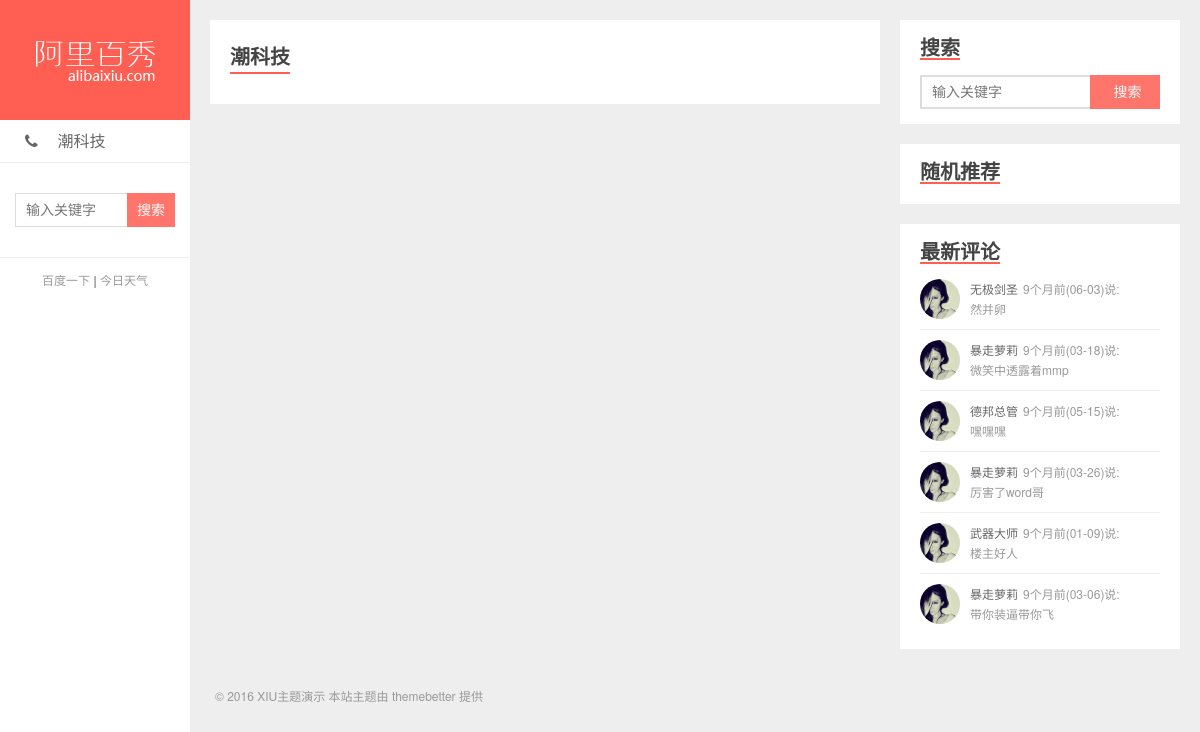
The app's page /list.php?id=1&name=潮科技 with its own data.
### tables this page shows
create table ali_cate(
	cate_id int unsigned auto_increment primary key,
	cate_name varchar(10) not null unique,
	cate_slug varchar(10) comment '别名',
	cate_class varchar(20) unique comment '字体字体图标',
	cate_status tinyint default 1 comment '分类状态：1.启用，0.禁用',
	cate_show tinyint default 1 comment '是否显示：1.显示，0.不显示'
);

create table ali_comment(
	cmt_id int(10) unsigned auto_increment primary key,
	cmt_content varchar(200) not null comment '评论内容',
	cmt_memid int(10) unsigned not null comment '评论人id,和member表的member_id对应',
	cmt_userid int(10) unsigned not null comment '审核人id,和user表的user_id对应',
	cmt_postid int(10) unsigned not null comment '文章id,和post表中的post_id对应',
	cmt_time int(10) unsigned not null comment '评论时间',
	cmt_state enum('批准','驳回') not null default '驳回' comment '评论的审核状态'
);

create table ali_member(
	member_id int unsigned auto_increment primary key,
	member_name varchar(30) unique not null comment '会员名,用来登录',
	member_nickname varchar(30) unique not null comment '会员昵称',
	member_pwd char(32) not null comment '会员密码'
);

### left.php (the view, shortened to what this page needs)
<?php
	$sql = "select * from ali_cate where cate_show = 1";
	$cate_res = mysql_query($sql);
?>
<div class="header">
	<h1 class="logo">
		<a href="index.php">
			<img src="assets/img/logo.png" alt="">
		</a>
	</h1>
	<ul class="nav">
		<?php while ($row = mysql_fetch_assoc($cate_res)):?>
		<li>
			<a href="list.php?id=<?=$row['cate_id'];?>&name=<?=$row['cate_name'];?>">
				<i class="fa <?=$row['cate_class']?>"></i>
				<?=$row['cate_name'];?>
			</a>
		</li>
		<?php endwhile;?>
	</ul>
	<div class="search">
		<form>
			<input type="text" class="keys" placeholder="输入关键字">
			<input type="submit" class="btn" value="搜索">
		</form>
	</div>
	<div class="slink">
		<a href="http://www.baidu.com" target="_blank">
			百度一下
		</a>
		|
		<a href="http://www.weather.com.cn/" target="_blank">
			今日天气
		</a>
	</div>
</div>
<div class="aside">
	<div class="widgets">
		<h4>搜索</h4>
		<div class="body search">
			<form>
				<input type="text" class="keys" placeholder="输入关键字">
				<input type="submit" class="btn" value="搜索">
			</form>
		</div>
	</div>
	<div class="widgets">
		<h4>随机推荐</h4>
	</div>
	<div class="widgets">
		<h4>最新评论</h4>
		<?php
			$sql = "select member_nickname, cmt_time, cmt_content from ali_comment as c
					join ali_member as m on m.member_id = c.cmt_memid
					order by cmt_time desc limit 0,6";
			$cmt_res = mysql_query($sql);
		?>
		<ul class="body discuz">
			<?php while ($row = mysql_fetch_assoc($cmt_res)):?>
			<li>
				<a href="javascript:;">
					<div class="avatar">
						<img src="uploads/avatar_1.jpg" alt="">
					</div>
					<div class="txt">
						<p>
							<span><?=$row['member_nickname']?></span>9个月前(<?=date('m-d', $row['cmt_time']);?>)说:
						</p>
						<p>
							<?=$row['cmt_content']?>
						</p>
					</div>
				</a>
			</li>
			<?php endwhile;?>
		</ul>
	</div>
</div>

### list.php (shortened to what this page needs)
<!DOCTYPE html>
<html lang="zh-CN">
	<head>
		<link rel="stylesheet" href="assets/css/style.css">
		<link rel="stylesheet" href="assets/vendors/font-awesome/css/font-awesome.css">
	</head>
	<body>
		<div class="wrapper">
			<?php
				include 'left.php';
				$name = $_GET['name'];
			?>
			<div class="content">
				<div class="panel new">
					<h3><?=$name;?></h3>
				</div>
			</div>
			<div class="footer">
				<p>© 2016 XIU主题演示 本站主题由 themebetter 提供</p>
			</div>
		</div>
	</body>
</html>

### assets/css/style.css (style rules this page uses)
html { line-height: 1.15; -ms-text-size-adjust: 100%; -webkit-text-size-adjust: 100%; }
body { margin: 0; }
h1 { font-size: 2em; margin: 0.67em 0; }
a { background-color: transparent; -webkit-text-decoration-skip: objects; }
img { border-style: none; }
button, input, optgroup, select, textarea { font-family: sans-serif; font-size: 100%; line-height: 1.15; margin: 0; }
button, input { overflow: visible; }
button, html [type="button"], [type="reset"], [type="submit"] { -webkit-appearance: button; }
body { color: #444; font-size: 14px; font-family: "Microsoft Yahei", "Helvetica Neue", Helvetica, Arial, sans-serif; background-color: #eee; overflow-x: hidden; -webkit-font-smoothing: antialiased; -moz-osx-font-smoothing: grayscale; }
a, input { -webkit-tap-highlight-color: rgba(0, 0, 0, 0); }
ul, dl, dt, dd, h1, h2, h3, h4, h5, h6, p { padding: 0; margin: 0; }
ul { list-style: none; }
a { text-decoration: none; }
img { display: block; width: 100%; max-width: 100%; max-height: 100%; }
.wrapper { max-width: 1440px; margin: 0 auto; }
.header { width: 190px; height: 100%; background-color: #fff; position: fixed; }
.header .logo { width: 100%; height: 120px; text-indent: -2000px; background: #ff5e52; }
.header .logo a { display: block; height: 100%; }
.header .nav { font-size: 16px; border-bottom: 1px solid #eee; }
.header .nav a { display: block; padding: 12px 25px; color: #666; }
.header .nav .fa { width: 16px; height: 16px; margin-right: 12px; }
.header .search { margin-bottom: 15px; padding: 30px 15px; border-bottom: 1px solid #eee; }
.header .search form { overflow: hidden; }
.header .search input { display: block; float: left; box-sizing: border-box; }
.header .search .keys { width: 112px; height: 34px; color: #666; border: 1px solid #DDD; border-right: 0 none; padding: 5px 5px 5px 10px; }
.header .search .btn { width: 48px; height: 34px; border: 0 none; color: #fff; background-color: #ff5e52; opacity: .85; }
.header .slink { text-align: center; font-size: 12px; }
.header .slink a { color: #999; text-decoration: none; }
.content { padding: 20px; margin: 0 300px 0 190px; }
.content .panel { margin-bottom: 20px; padding: 20px; background-color: #fff; overflow: hidden; }
.content .panel h3 { display: inline-block; margin-bottom: 10px; line-height: 32px; font-size: 20px; font-weight: 600; border-bottom: 2px solid #ff5e52; }
.aside { width: 280px; margin: 20px; float: right; }
.aside .widgets { padding: 15px 20px; margin-bottom: 20px; background-color: #fff; overflow: hidden; }
.aside .widgets h4 { margin-bottom: 5px; font-size: 20px; border-bottom: 2px solid #ff5e52; float: left; }
.aside .widgets .body { clear: both; }
.aside .search { padding-top: 10px; }
.aside .search form { height: 34px; position: relative; padding-right: 70px; }
.aside .search input { display: block; height: 100%; padding: 5px 5px 5px 10px; box-sizing: border-box; color: #666; }
.aside .search .keys { width: 100%; border: 2px solid #DDD; border-right: 0 none; outline: none; float: left; }
.aside .search .btn { position: absolute; top: 0; right: 0; width: 70px; text-align: center; color: #fff; border: 0 none; background-color: #ff5e52; opacity: 0.85; }
.aside .discuz li { height: 40px; padding: 10px 0; }
.aside .discuz li + li { border-top: 1px solid #f0f0f0; }
.aside .discuz li > a { display: block; }
.aside .discuz .avatar { width: 40px; height: 40px; border-radius: 20px; overflow: hidden; float: left; }
.aside .discuz .txt { height: 40px; line-height: 20px; padding-left: 50px; font-size: 12px; color: #999; }
.aside .discuz .txt span { color: #666; margin-right: 5px; }
.footer { clear: both; text-align: left; padding: 0 25px 20px; margin-left: 190px; font-size: 12px; color: #999; }

### records on screen
ali_cate: cate_name "潮科技"
ali_comment: ali_member.member_nickname "无极剑圣", cmt_time "06-03", cmt_content "然并卵"
ali_comment: ali_member.member_nickname "暴走萝莉", cmt_time "03-18", cmt_content "微笑中透露着mmp"
ali_comment: ali_member.member_nickname "德邦总管", cmt_time "05-15", cmt_content "嘿嘿嘿"
ali_comment: ali_member.member_nickname "暴走萝莉", cmt_time "03-26", cmt_content "厉害了word哥"
ali_comment: ali_member.member_nickname "武器大师", cmt_time "01-09", cmt_content "楼主好人"
ali_comment: ali_member.member_nickname "暴走萝莉", cmt_time "03-06", cmt_content "带你装逼带你飞"

### other values on screen
$name "潮科技"
